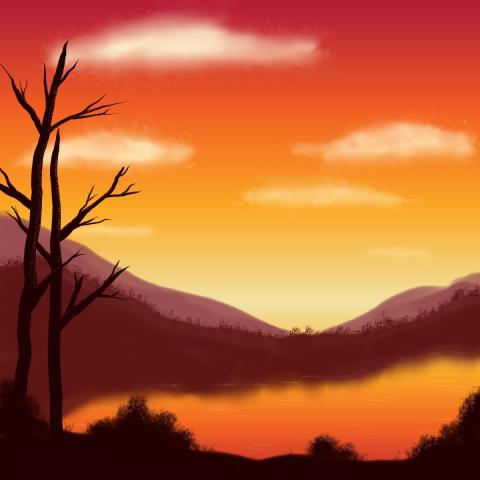
#> input picture pics/landscape2.jpg, 480 x 480 px; its folder holds only this picture in this run
$ python pixel_color_by_number.py 100 100
#> lines starting #> are read from the running program, lines starting #| are printed output that depends on the picture
import os
import argparse
from PIL import Image
import numpy as np
from sklearn.cluster import KMeans
from reportlab.pdfgen import canvas
from reportlab.lib.pagesizes import letter
from reportlab.lib.units import inch
from reportlab.pdfbase import pdfmetrics
from reportlab.pdfbase.ttfonts import TTFont
from reportlab.lib import colors
import webcolors

# [41 lines left out: function get_color_name, not called in this run]

def load_and_resize_image(image_path, target_width, target_height):
    """
    Load an image and resize it to the specified dimensions using nearest neighbor sampling
    to maintain sharp edges suitable for pixel art.
    """
#> called with image_path = 'pics/landscape2.jpg', target_width = 100, target_height = 100
    with Image.open(image_path) as img:
#> img is the input picture: PIL image 480x480 RGB; mean R, G, B 182.9, 95.9, 52.5
        if img.mode != 'RGB':
            img = img.convert('RGB')
        return img.resize((target_width, target_height), Image.Resampling.NEAREST)
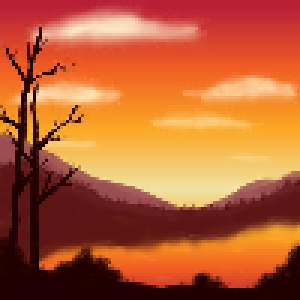
#> returned value: PIL image 100x100 RGB (shown 3 times larger); mean R, G, B 182.7, 95.7, 52.4

def create_high_res_pixel_art(small_image, target_size=1000):
    """
    Scale up the pixel art to a higher resolution while maintaining sharp edges.
    Maintains aspect ratio while ensuring the longer side is target_size pixels.
    """
    width, height = small_image.size
    if width > height:
        new_width = target_size
        new_height = int(height * (target_size / width))
    else:
        new_height = target_size
        new_width = int(width * (target_size / height))

    return small_image.resize((new_width, new_height), Image.Resampling.NEAREST)

def quantize_colors(image, max_colors=8):
    """
    Reduce the number of colors in the image using K-means clustering.
    Returns the quantized image and the palette of colors used.
    """
#> called with max_colors = 8
    pixels = np.array(image)
    original_shape = pixels.shape
#> original_shape = (100, 100, 3)
    pixels_2d = pixels.reshape(-1, 3)

    unique_colors = np.unique(pixels_2d, axis=0)
    n_colors = min(len(unique_colors), max_colors)
#> n_colors = 8

    kmeans = KMeans(n_clusters=n_colors, random_state=42)
    kmeans.fit(pixels_2d)

    palette = kmeans.cluster_centers_.astype(int)
#> palette = [[246, 151, 42], [97, 26, 23], [244, 205, 143], [36, 1, 1], [192, 46, 49], [244, 181, 92], [232, 94, 39], [166, 88, 80]]
    quantized_pixels = kmeans.predict(pixels_2d)
#> quantized_pixels = 10000 values, max 7 at index 331, min 0 at index 1316, mean 3.24

    color_mapping = {i: i+1 for i in range(n_colors)}
    color_grid = quantized_pixels.reshape(original_shape[:2])
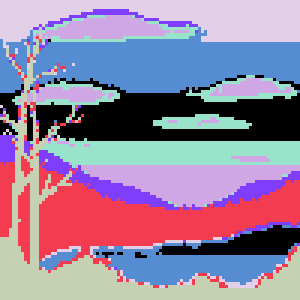
#> color_grid: shape (100, 100) int32 (shown 3 times larger); 8 distinct labels, from 0 to 7; one colour per label, 0 black
    number_grid = np.vectorize(color_mapping.get)(color_grid)
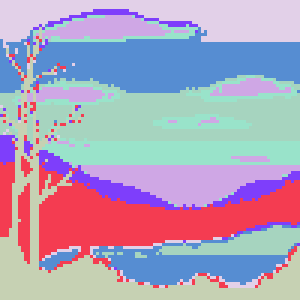
#> number_grid: shape (100, 100) int64 (shown 3 times larger); 8 distinct labels, from 1 to 8; one colour per label, 0 black

    quantized_image = Image.fromarray(np.uint8(palette[quantized_pixels].reshape(original_shape)))
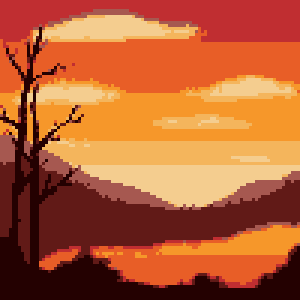
#> quantized_image: PIL image 100x100 RGB (shown 3 times larger); mean R, G, B 182.2, 95.2, 51.8

    return number_grid, palette, quantized_image

def create_numbered_pdf(number_grid, palette, output_path, title):
    """
    Create a PDF with the numbered grid and color key.
    Grid width is fixed at 8 inches on a standard 8.5x11" page.
    """
    c = canvas.Canvas(output_path, pagesize=letter)

    # Add title at the top
    c.setFont("Helvetica", 16)
    c.drawString(1 * inch, 10.5 * inch, title)

    # Set up dimensions
    grid_height, grid_width = number_grid.shape
    cell_size = 8 * inch / grid_width  # 8 inch width divided by number of cells

    # Calculate total grid height in inches
    grid_height_inches = cell_size * grid_height / inch

    # Start position (centering the grid horizontally)
    start_x = (8.5 * inch - (grid_width * cell_size)) / 2
    start_y = 10 * inch  # Start near top of page, leaving room for title

    # Draw grid and numbers
    for i in range(grid_height):
        for j in range(grid_width):
            # Draw cell borders
            x = start_x + (j * cell_size)
            y = start_y - ((i + 1) * cell_size)
            c.rect(x, y, cell_size, cell_size)

            # Add number (centered in cell)
            number = int(number_grid[i][j])
            c.setFont("Helvetica", min(cell_size * 0.7, 10))
            c.drawString(
                x + (cell_size * 0.4),
                y + (cell_size * 0.3),
                str(number)
            )

    # Add color key in multiple columns
    key_start_y = start_y - ((grid_height + 1) * cell_size)
    c.setFont("Helvetica", 12)
    c.drawString(start_x, key_start_y, "Color Key:")

    # Calculate column layout
    colors_per_column = 6
    column_width = 2 * inch
    num_columns = (len(palette) + colors_per_column - 1) // colors_per_column

    # Add color swatches and names in columns
    for i, color in enumerate(palette):
        column = i // colors_per_column
        row = i % colors_per_column

        x_pos = start_x + (column * column_width)
        y_pos = key_start_y - ((row + 1) * 20)

        # Draw number
        c.setFont("Helvetica", 12)
        c.drawString(x_pos, y_pos, f"{i + 1}:")

        # Draw color swatch
        c.setFillColorRGB(color[0]/255, color[1]/255, color[2]/255)
        c.rect(x_pos + 30, y_pos - 2, 15, 15, fill=1)

        # Draw color name
        c.setFillColorRGB(0, 0, 0)  # Reset to black
        color_name = get_color_name(color)
        c.drawString(x_pos + 60, y_pos, color_name)

    c.save()

def process_directory(width, height):
    """
    Process all images in the pics directory and create corresponding
    high-res pixel art images and PDF templates.
    """
    if not os.path.exists('pics'):
        raise Exception("Required 'pics' directory not found!")

    os.makedirs('pixel_art', exist_ok=True)
    os.makedirs('templates', exist_ok=True)

    print(f"Processing images to {width}x{height} pixel art...")

    for filename in os.listdir('pics'):
        if filename.lower().endswith(('.png', '.jpg', '.jpeg')):
            base_name = os.path.splitext(filename)[0]
            image_path = os.path.join('pics', filename)

            print(f"Processing {filename}...")

            # Create low-res pixel art
            img = load_and_resize_image(image_path, width, height)

            # Quantize colors
            number_grid, palette, quantized_image = quantize_colors(img)

            # Create high-res version
            high_res_image = create_high_res_pixel_art(quantized_image)
#> in create_high_res_pixel_art, `return small_image.resize((new_width, new_height), Image.Resampling.NE..`:
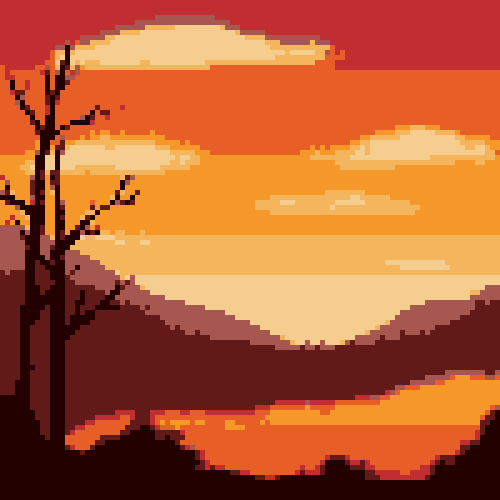
#> returned value: PIL image 1000x1000 RGB (shown at 1/2 size); mean R, G, B 182.2, 95.2, 51.8

            # Save high-res pixel art
            high_res_path = os.path.join('pixel_art', f"{base_name}_pixel_art.png")
            high_res_image.save(high_res_path)

            # Create PDF template with title
            pdf_path = os.path.join('templates', f"{base_name}_template.pdf")
            create_numbered_pdf(number_grid, palette, pdf_path, base_name)
#> (the call stopped at in create_numbered_pdf, `c = canvas.Canvas(output_path, pagesize=letter)`: reportlab is not available in this run)

            print(f"Created pixel art: {high_res_path}")
            print(f"Created template: {pdf_path}")

def main():
    """
    Main entry point of the program. Handles command line arguments
    and initiates the processing.
    """
    parser = argparse.ArgumentParser(
        description='Convert images to pixel art and create numbered templates'
    )
    parser.add_argument('width', type=int, help='Width of the pixel art grid')
    parser.add_argument('height', type=int, help='Height of the pixel art grid')

    args = parser.parse_args()

    if args.width < 1 or args.height < 1:
        raise ValueError("Width and height must be positive numbers")

    try:
        process_directory(args.width, args.height)
        print("Processing complete!")
    except Exception as e:
        print(f"An error occurred: {str(e)}")

if __name__ == "__main__":
    main()
